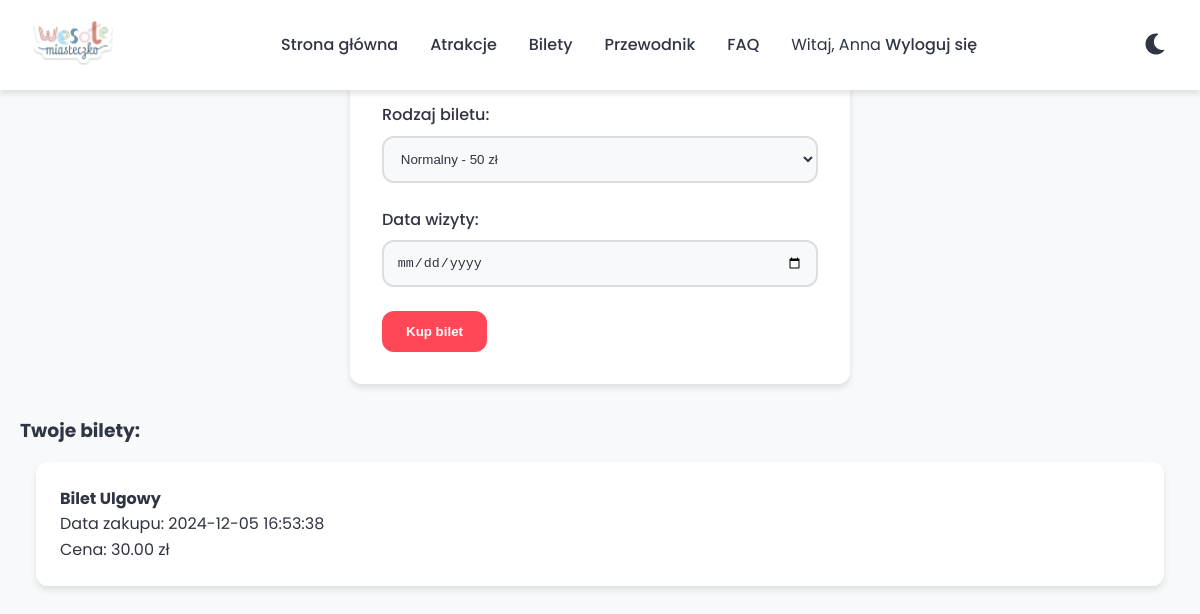
The page /tickets.php (signed in) on the database its author committed.
### tables this page shows
CREATE TABLE IF NOT EXISTS `bilety` (
  `id_biletu` int(11) NOT NULL AUTO_INCREMENT,
  `id_klienta` int(11) NOT NULL,
  `typ_biletu` enum('Normalny','Ulgowy','VIP') NOT NULL,
  `cena` decimal(10,2) NOT NULL,
  `data_zakupu` timestamp NOT NULL DEFAULT current_timestamp(),
  PRIMARY KEY (`id_biletu`),
  KEY `id_klienta` (`id_klienta`)
);

### tickets.php (the view, shortened to what this page needs)
<?php
require_once 'connect.php';
include 'header.php';
$query = "SELECT * FROM bilety WHERE id_klienta = " . $_SESSION['user_id'];
$result = mysqli_query($conn, $query);
?>
<!DOCTYPE html>
<html lang="pl">
<head>
    <link rel="stylesheet" href="style.css">
</head>
<body>
    <div class="container">
        <h2>Kup Bilet</h2>
        <form action="booking.php" method="POST" class="form-container">
            <div class="form-group">
                <label for="ticket_type">Rodzaj biletu:</label>
                <select name="ticket_type" id="ticket_type" class="form-input" required>
                    <option value="Normalny">Normalny - 50 zł</option>
                </select>
            </div>
            <div class="form-group">
                <label for="visit_date">Data wizyty:</label>
                <input type="date" id="visit_date" name="visit_date" class="form-input" required>
            </div>
            <button type="submit" class="btn btn-primary">Kup bilet</button>
        </form>
        <h3>Twoje bilety:</h3>
        <div class="tickets-list">
            <?php while($ticket = mysqli_fetch_assoc($result)): ?>
                <div class="card">
                    <h4>Bilet <?php echo $ticket['typ_biletu']; ?></h4>
                    <p>Data zakupu: <?php echo $ticket['data_zakupu']; ?></p>
                    <p>Cena: <?php echo $ticket['cena']; ?> zł</p>
                </div>
            <?php endwhile; ?>
        </div>
    </div>
</body>
</html>

### style.css (style rules this page uses)
:root { --primary-color: #ff4757; --secondary-color: #2ed573; --accent-color: #ffa502; --background-color: #f8f9fa; --text-color: #2f3542; --card-bg: #ffffff; --nav-bg: #ffffff; --footer-bg: #2f3542; --footer-text: #ffffff; --shadow: 0 4px 6px rgba(0, 0, 0, 0.1); --border-radius: 12px; --transition: all 0.3s ease; }
* { margin: 0; padding: 0; box-sizing: border-box; }
body { font-family: 'Poppins', sans-serif; background-color: var(--background-color); color: var(--text-color); line-height: 1.6; transition: var(--transition); }
.container { max-width: 1200px; margin: 0 auto; padding: 0 20px; }
.btn { display: inline-block; padding: 0.8rem 1.5rem; border-radius: var(--border-radius); text-decoration: none; font-weight: 600; transition: var(--transition); border: none; cursor: pointer; }
.btn-primary { background-color: var(--primary-color); color: white; }
.card { background-color: var(--card-bg); border-radius: var(--border-radius); padding: 1.5rem; margin: 1rem; box-shadow: var(--shadow); transition: var(--transition); }
.form-container { max-width: 500px; margin: 2rem auto; padding: 2rem; background-color: var(--card-bg); border-radius: var(--border-radius); box-shadow: var(--shadow); }
.form-group { margin-bottom: 1.5rem; }
.form-group label { display: block; margin-bottom: 0.5rem; font-weight: 500; }
.form-input { width: 100%; padding: 0.8rem; border: 2px solid #ddd; border-radius: var(--border-radius); background-color: var(--background-color); color: var(--text-color); }

### rows shown on the page
bilety: typ_biletu "Ulgowy", data_zakupu "2024-12-05 16:53:38", cena "30.00"

### other values the page prints
$_SESSION['user_name'] "Anna"
